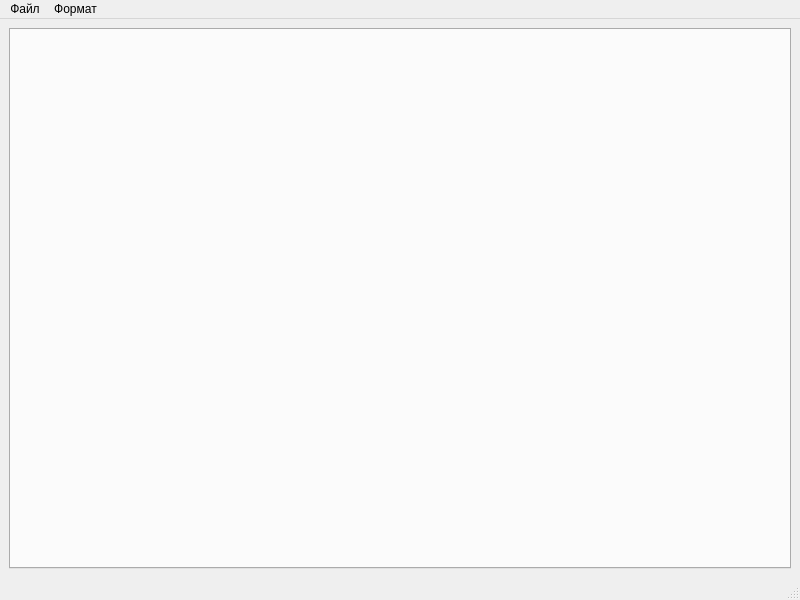
<?xml version="1.0" encoding="UTF-8"?>
<ui version="4.0">
 <class>MainWindow</class>
 <widget class="QMainWindow" name="MainWindow">
  <property name="geometry">
   <rect>
    <x>0</x>
    <y>0</y>
    <width>800</width>
    <height>600</height>
   </rect>
  </property>
  <property name="windowTitle">
   <string>MainWindow</string>
  </property>
  <widget class="QWidget" name="centralwidget">
   <layout class="QHBoxLayout" name="horizontalLayout">
    <item>
     <widget class="QTabWidget" name="tab">
      <property name="currentIndex">
       <number>-1</number>
      </property>
     </widget>
    </item>
   </layout>
  </widget>
  <widget class="QMenuBar" name="menubar">
   <property name="geometry">
    <rect>
     <x>0</x>
     <y>0</y>
     <width>800</width>
     <height>26</height>
    </rect>
   </property>
   <widget class="QMenu" name="menu">
    <property name="title">
     <string>Файл</string>
    </property>
    <addaction name="act_open"/>
    <addaction name="act_run"/>
    <addaction name="separator"/>
    <addaction name="act_save"/>
    <addaction name="act_saveAs"/>
    <addaction name="separator"/>
    <addaction name="act_close"/>
   </widget>
   <widget class="QMenu" name="menu_2">
    <property name="title">
     <string>Формат</string>
    </property>
    <addaction name="act_add_question"/>
    <addaction name="act_del_question"/>
    <addaction name="separator"/>
    <addaction name="act_add_ans"/>
   </widget>
   <addaction name="menu"/>
   <addaction name="menu_2"/>
  </widget>
  <widget class="QStatusBar" name="statusbar"/>
  <action name="act_open">
   <property name="text">
    <string>Открыть</string>
   </property>
  </action>
  <action name="act_save">
   <property name="enabled">
    <bool>false</bool>
   </property>
   <property name="text">
    <string>Сохранить</string>
   </property>
  </action>
  <action name="act_saveAs">
   <property name="text">
    <string>Сохранить как</string>
   </property>
  </action>
  <action name="act_close">
   <property name="text">
    <string>Закрыть</string>
   </property>
  </action>
  <action name="act_run">
   <property name="text">
    <string>Запустить</string>
   </property>
  </action>
  <action name="act_del_question">
   <property name="text">
    <string>Удалить вопрос</string>
   </property>
  </action>
  <action name="act_add_question">
   <property name="text">
    <string>Добавить вопрос</string>
   </property>
  </action>
  <action name="act_add_ans">
   <property name="text">
    <string>Добавить вариант ответа</string>
   </property>
  </action>
 </widget>
 <resources/>
 <connections/>
</ui>
